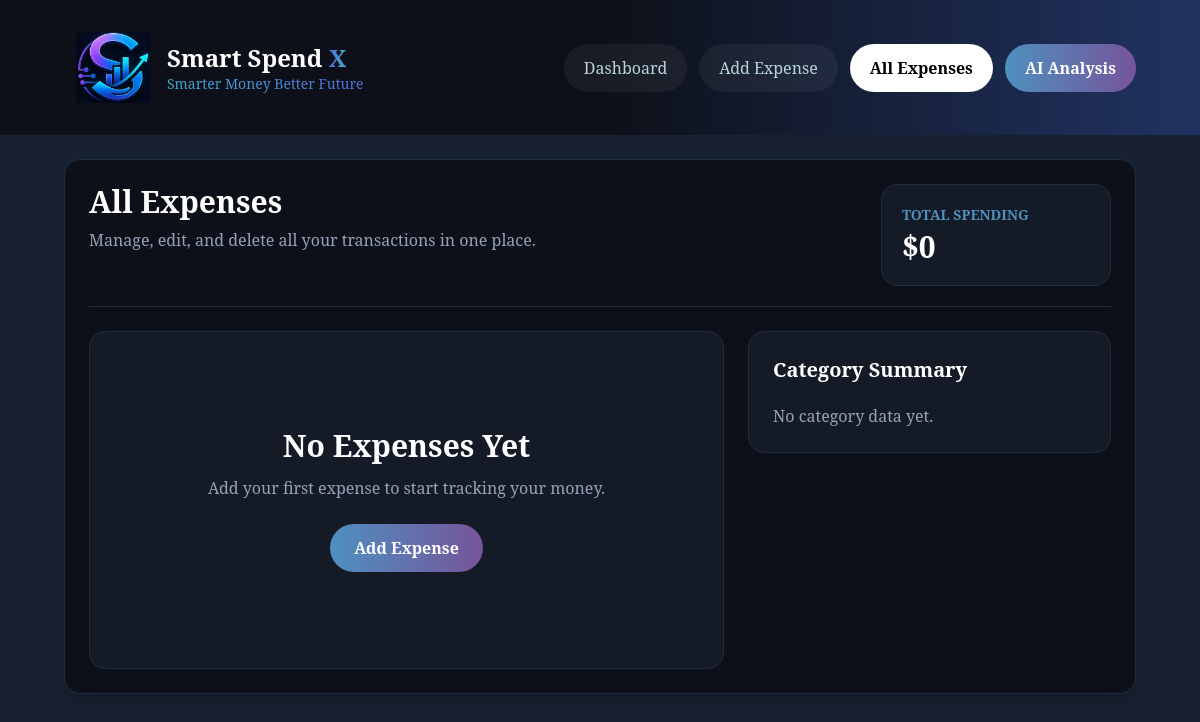
/expenses/all/ (signed in), run on an earlier commit of the app's database.
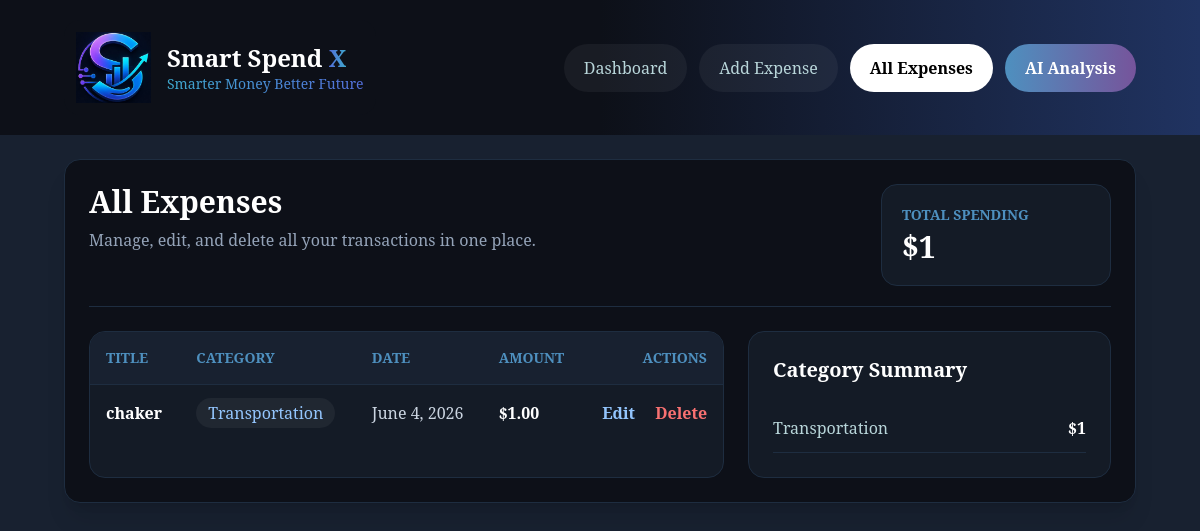
And on a later commit of the database.
### app1/models.py (models this page shows, shortened)
class Expense(models.Model):
    CATEGORY_CHOICES = [
        ("Food", "Food"),
        ("Transportation", "Transportation"),
        ("Entertainment", "Entertainment"),
        ("Bills", "Bills"),
        ("Other", "Other"),
    ]
    user = models.ForeignKey(User, on_delete=models.CASCADE, null=True, blank=True)
    title = models.CharField(max_length=100)
    amount = models.DecimalField(max_digits=10, decimal_places=2)
    category = models.CharField(max_length=50, choices=CATEGORY_CHOICES)
    date = models.DateField()

### app1/views.py (the view)
# urls.py: path("expenses/all/", views.all_expenses_view, name="all_expenses"),
@login_required
def all_expenses_view(request):
    expenses        = Expense.objects.filter(user=request.user).order_by("-date", "-id")
    total_expenses  = expenses.aggregate(total=Sum("amount"))["total"] or 0
    category_totals = expenses.values("category").annotate(total=Sum("amount")).order_by("-total")
    return render(request, "allExpenses.html", {
        "expenses":        expenses,
        "total_expenses":  total_expenses,
        "category_totals": category_totals,
        "currency":        get_currency_symbol(request.user),
    })

### app1/views.py (called while the page is built)
def get_currency_symbol(user):
    try:
        profile = user.userprofile
        symbols = {'USD': '$', 'ILS': '₪', 'EUR': '€'}
        return symbols.get(profile.currency, '$')
    except Exception:
        return '$'

### app1/templates/allExpenses.html (shortened to what the changed rows need)
{% load static %}
<!DOCTYPE html>
<html lang="en">
<head>
  <script src="https://cdn.tailwindcss.com"></script>
</head>
<body class="bg-[#182130] text-[#b8d5d9] min-h-screen flex flex-col gap-6">
<nav class="bg-gradient-to-r from-[#0d1018] via-[#0d1018] to-[#203361] px-6 md:px-16 py-5">
  <div class="max-w-7xl mx-auto flex flex-col lg:flex-row gap-5 justify-between items-center">
    <div class="flex items-center gap-4 bg-[#0d1018] p-3 rounded-2xl">
      <div>
        <h1 class="text-white text-2xl font-bold">Smart Spend <span class="bg-gradient-to-r from-[#536eda] via-[#3ea8cd] to-[#76549b] bg-clip-text text-transparent animate-gradient">X</span></h1>
      </div>
    </div>
  </div>
</nav>
<main class="max-w-7xl mx-auto w-full px-4 md:px-16 flex-1 mb-10">
  <section class="w-full bg-[#0d1018] p-6 rounded-2xl border border-[#1e2d40] shadow-xl">
    <div class="flex flex-col md:flex-row justify-between gap-4 border-b border-[#1e2d40] pb-5 mb-6">
      <div>
        <h2 class="text-3xl font-bold text-white">All Expenses</h2>
      </div>
      <div class="bg-[#141b26] border border-[#1e2d40] rounded-2xl p-5 min-w-[230px]">
        <p class="text-[#4e90bf] uppercase text-sm font-semibold">Total Spending</p>
        <p class="text-white text-3xl font-bold mt-1">{{ currency }}{{ total_expenses }}</p>
      </div>
    </div>
    <div class="grid grid-cols-1 lg:grid-cols-[1.4fr_0.8fr] gap-6">
      <div class="bg-[#141b26] border border-[#1e2d40] rounded-2xl overflow-hidden">
        {% if expenses %}
        <div class="overflow-x-auto">
          <table class="w-full text-left">
            <thead class="bg-[#182130] text-[#4e90bf] uppercase text-sm">
              <tr>
                <th class="p-4">Title</th>
                <th class="p-4">Category</th>
                <th class="p-4">Date</th>
                <th class="p-4">Amount</th>
                <th class="p-4 text-right">Actions</th>
              </tr>
            </thead>
            <tbody>
              {% for expense in expenses %}
              <tr class="border-t border-[#1e2d40] hover:bg-[#182130] transition">
                <td class="p-4 text-white font-semibold">{{ expense.title }}</td>
                <td class="p-4"><span class="px-3 py-1 rounded-full bg-white/5 text-blue-300">{{ expense.category }}</span></td>
                <td class="p-4 text-slate-300">{{ expense.date }}</td>
                <td class="p-4 text-white font-bold">{{ currency }}{{ expense.amount }}</td>
                <td class="p-4 text-right">
                  <a href="{% url 'edit_expense' expense.id %}" class="text-blue-300 hover:text-blue-200 font-semibold mr-4">Edit</a>
                  <a href="{% url 'delete_expense' expense.id %}" class="text-red-400 hover:text-red-300 font-semibold">Delete</a>
                </td>
              </tr>
              {% endfor %}
            </tbody>
          </table>
        </div>
        {% else %}
        <div class="text-center py-24">
          <h3 class="text-3xl text-white font-bold mb-3">No Expenses Yet</h3>
          <p class="text-slate-400 mb-6">Add your first expense to start tracking your money.</p>
          <a href="{% url 'expenses' %}" class="inline-block px-6 py-3 rounded-full bg-gradient-to-r from-[#4e90bf] to-[#76549b] text-white font-bold">Add Expense</a>
        </div>
        {% endif %}
      </div>
      <aside class="bg-[#141b26] border border-[#1e2d40] rounded-2xl p-6 h-fit">
        <h3 class="text-xl text-white font-bold mb-5">Category Summary</h3>
        {% for item in category_totals %}
          <div class="flex justify-between items-center py-3 border-b border-[#1e2d40]">
            <span>{{ item.category }}</span>
            <span class="text-white font-bold">{{ currency }}{{ item.total }}</span>
          </div>
        {% empty %}
          <p class="text-slate-400">No category data yet.</p>
        {% endfor %}
      </aside>
    </div>
  </section>
</main>
</body>
</html>

What changed in the data, as far as the page shows it:
added Expense: title "chaker", category "Transportation", date "June 4, 2026", currency "$", amount "1.00", total "1"
Also different on the page:
{{ total_expenses }}: "0" → "1"
text no longer shown: "No Expenses Yet Add your first expense to start tracking your money. Add Expense No category data yet."
text now shown: "TITLE CATEGORY DATE AMOUNT ACTIONS"
